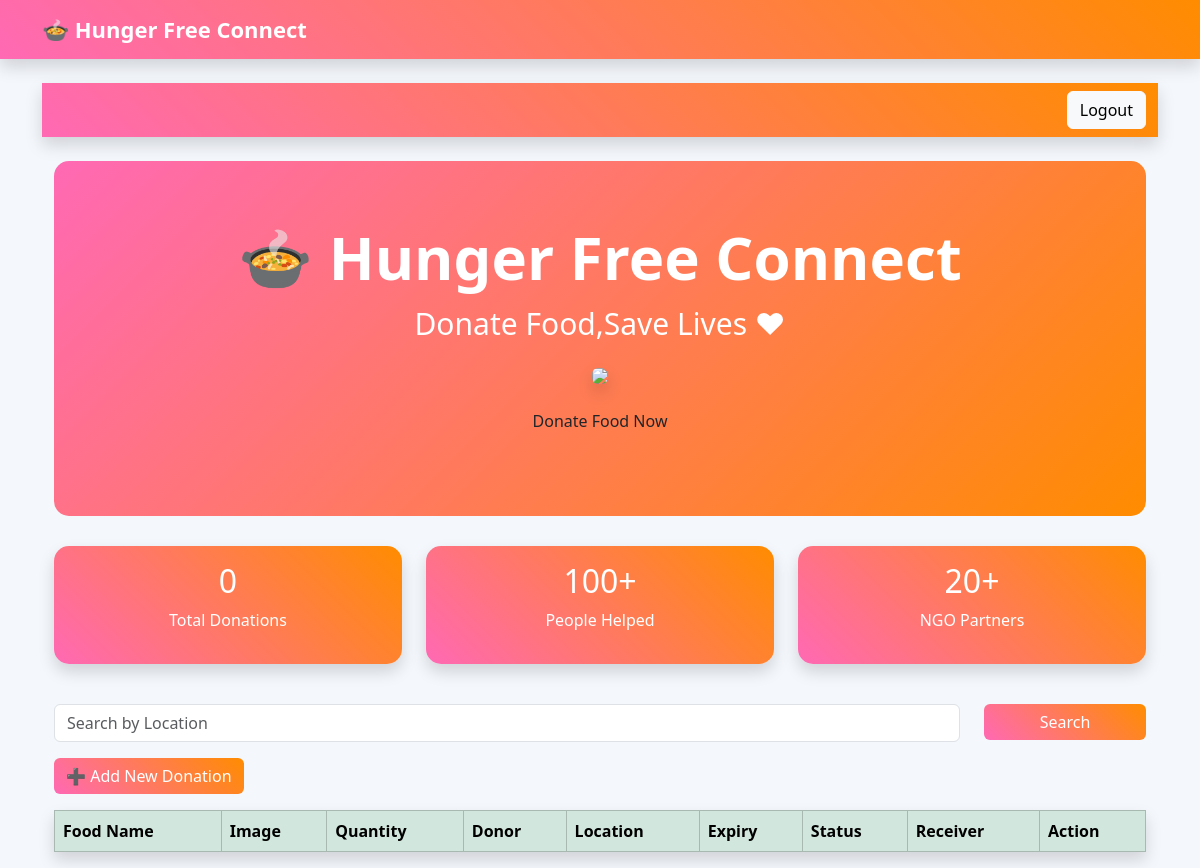
The app's page /, older data.
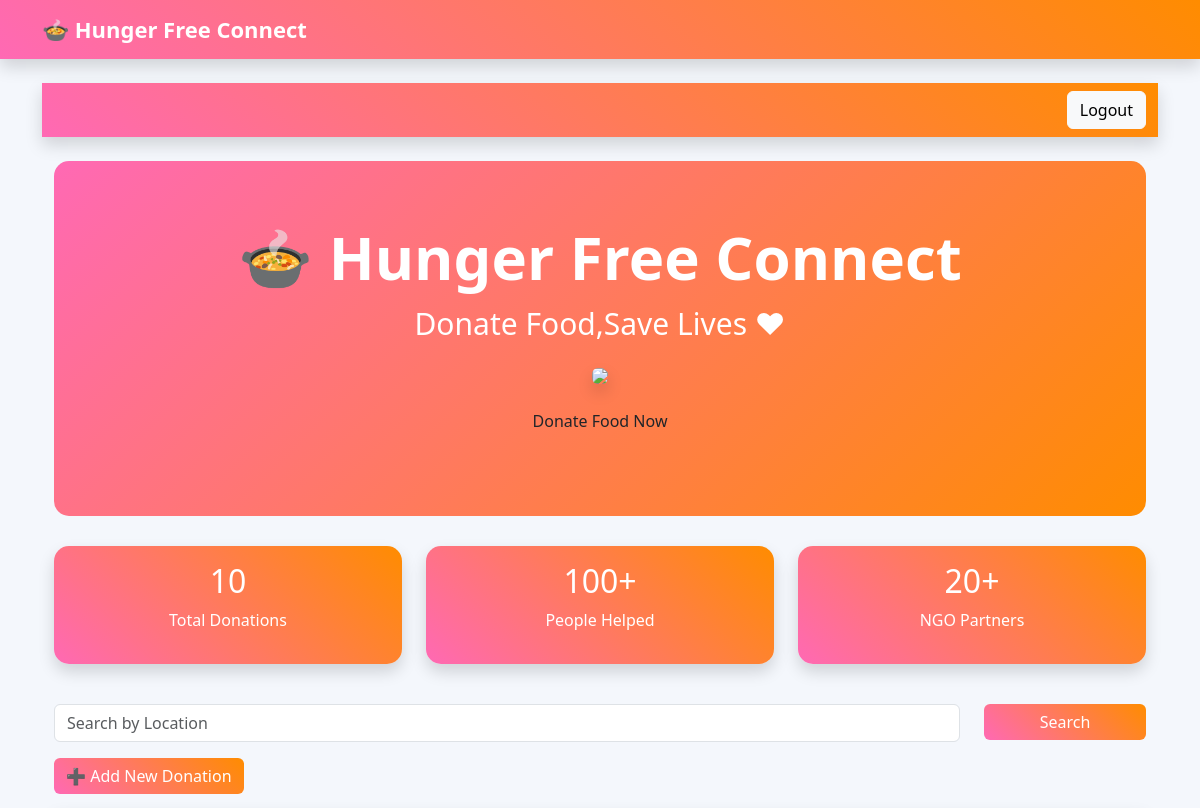
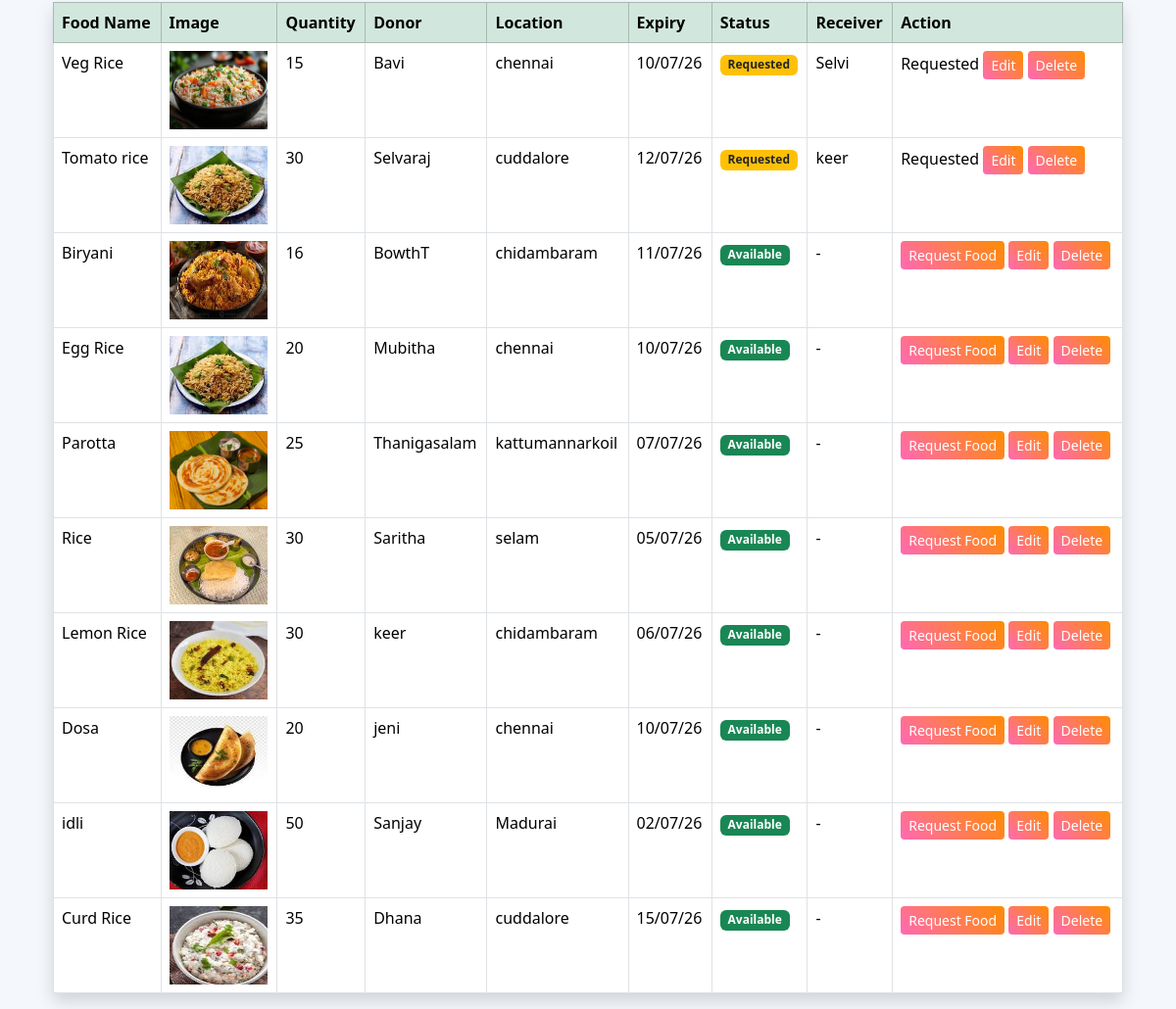
The same page, newer data (2 pictures, top to bottom).
### donations/models.py (models this page shows, shortened)
class FoodDonation(models.Model):
    donor = models.ForeignKey(User, on_delete=models.CASCADE, null=True, blank=True)
    food_name = models.CharField(max_length=100)
    quantity = models.IntegerField()
    donor_name = models.CharField(max_length=100)
    phone = models.CharField(max_length=15)
    location = models.CharField(max_length=100)
    expiry_date = models.DateField()
    food_image =models.ImageField(upload_to='food_images/', blank=True, null=True)
    food_type = models.CharField(max_length=50, default="Veg")
    description = models.TextField(blank=True)
    created_at = models.DateTimeField(auto_now_add=True)
    receiver_name = models.CharField(max_length=100, blank=True)
    receiver_phone = models.CharField(max_length=15, blank=True)
    STATUS_CHOICES = [
        ("Available", "Available"),
        ("Requested", "Requested"),
        ("Collected", "Collected"),
    ]
    status = models.CharField(
        max_length=20,
        choices=STATUS_CHOICES,
        default="Available"
    )

### donations/views.py (the view)
# urls.py: path('', views.donation_list, name='donation_list'),
def donation_list(request):
    today = timezone.now().date()
    donations = FoodDonation.objects.filter(
        expiry_date__gte=today
    )
    return render(request, 'donations/list.html', {
        'donations': donations
    })

### donations/templates/donations/list.html (shortened to what this page needs)
{% extends 'donations/base.html' %}
{% block content %}
<nav class="navbar navbar-expand-lg navbar-dark shadow">
    <div class="container">
        <a href="/logout/" class="btn btn-light">
            Logout
        </a>
    </div>
</nav>
<div class="container mt-4">
    <div class="hero">
        <h1 style="font-size:60px; font-weight:bold; color:white;">
            🍲 Hunger Free Connect
        </h1>
        <p style="font-size:30px; color:white;">
            Donate Food,Save Lives ❤
        </p>
<div class="text-center">
    <img src="https://images.unsplash.com/photo-1488521787991-ed7bbaae773c?w=800"
         class="img-fluid rounded shadow"
         width="500">
</div>
        <a href="/add/" class="btn double-btn my-3">
            Donate Food Now
        </a>
    </div>
    <div class="row text-center mb-4">
        <div class="col-md-4 mb-3">
            <div class="card card-box shadow card-green">
                <div class="card-body">
                    <h2>{{ donations|length }}</h2>
                    <p>Total Donations</p>
                </div>
            </div>
        </div>
        <div class="col-md-4 mb-3">
            <div class="card card-box shadow card-blue">
                <div class="card-body">
                    <h2>100+</h2>
                    <p>People Helped</p>
                </div>
            </div>
        </div>
        <div class="col-md-4 mb-3">
            <div class="card card-box shadow card-yellow">
                <div class="card-body">
                    <h2>20+</h2>
                    <p>NGO Partners</p>
                </div>
            </div>
        </div>
    </div>
    <form method="GET" class="row mb-3">
        <div class="col-md-10">
            <input type="text"
                   name="search"
                   class="form-control"
                   placeholder="Search by Location">
        </div>
        <div class="col-md-2">
            <button class="btn btn-primary w-100">
                Search
            </button>
        </div>
    </form>
    <a href="/add/" class="btn btn-success mb-3">
        ➕ Add New Donation
    </a>
    <table class="table table-bordered table-hover shadow">
    <thead class="table-success">
        <tr>
            <th>Food Name</th>
            <th>Image</th>
            <th>Quantity</th>
            <th>Donor</th>
            <th>Location</th>
            <th>Expiry</th>
            <th>Status</th>
            <th>Receiver</th>
            <th>Action</th>
        </tr>
    </thead>
    <tbody>
    {% for donation in donations %}
    <tr>
        <td>{{ donation.food_name }}</td>
        <td>
            {% if donation.food_image %}
                <img src="{{ donation.food_image.url }}"
                     width="100"
                     height="80">
            {% else %}
                No Image
            {% endif %}
        </td>
        <td>{{ donation.quantity }}</td>
        <td>{{ donation.donor_name }}</td>
        <td>{{ donation.location }}</td>
        <td>{{ donation.expiry_date|date:"d/m/y"}}</td>
        <td>
            {% if donation.status == "Available" %}
                <span class="badge bg-success">Available</span>
            {% elif donation.status == "Requested" %}
                <span class="badge bg-warning text-dark">Requested</span>
            {% else %}
                <span class="badge bg-primary">Collected</span>
            {% endif %}
        </td>
        <td>
            {% if donation.receiver_name %}
                {{ donation.receiver_name }}
            {% else %}
                -
            {% endif %}
        </td>
        <td>
            {% if donation.status == "Available" %}
                <a href="/request/{{ donation.id }}"
                   class="btn btn-warning btn-sm">
                    Request Food
                </a>
            {% else %}
                Requested
            {% endif %}
            <a href="/edit/{{ donation.id }}/"
               class="btn btn-primary btn-sm">
                Edit
            </a>
            <a href="/delete/{{ donation.id }}/"
               class="btn btn-danger btn-sm">
                Delete
            </a>
        </td>
    </tr>
    {% endfor %}
    </tbody>
</table>
{% endblock %}

### donations/templates/donations/base.html (shortened to what this page needs)
<!DOCTYPE html>
<html lang="en">
<head>
    <link href="https://cdn.jsdelivr.net/npm/bootstrap@5.3.3/dist/css/bootstrap.min.css" rel="stylesheet">
</head>
<body>
    <nav class="navbar navbar-expand-lg navbar-dark shadow">
        <div class="container">
            <a class="navbar-brand fw-bold" href="/">
                🍲 Hunger Free Connect
            </a>
        </div>
    </nav>
    <div class="container mt-4">
        {% block content %}
        {% endblock %}
    </div>
</body>
</html>

### donations/templates/donations/base.html (style rules this page uses)
body { background:#ffe6f2; min-height:100vh; }
.navbar { background:linear-gradient(45deg,#ff69b4,#ff8c00)!important; }
.card { border:none; border-radius:20px; box-shadow:0px 5px 15px rgba(0,0,0,0.1); }
.container { animation:fadeIn 0.5s; }

### donations/templates/donations/list.html (style rules this page uses)
body { background:#f4f7fc; }
.hero { background: linear-gradient(135deg,#ff69b4,#ff8c00); color:white; padding:60px; text-align:center; border-radius:15px; margin-bottom:30px; }
.card-box { border:none; border-radius:15px; transition:0.3s; }
.table { background:pink; }
.navbar-brand { font-weight:bold; font-size:22px; }
.card-green { background:linear-gradient(45deg,#ff69b4,#ff8c00) !important; color:white !important; }
.card-blue { background:linear-gradient(45deg,#ff69b4,#ff8c00) !important; color:white !important; }
.card-yellow { background:linear-gradient(45deg,#ff69b4,#ff8c00) !important; color:white !important; }
.btn-success, .btn-primary, .btn-warning, .btn-danger { border:none !important; color:white !important; background:linear-gradient(45deg,#ff69b4,#ff8c00) !important; }

Row changes from the older to the newer data that the page shows:
now on this page (row edited): FoodDonation: food_name "Veg Rice", food_image (picture), quantity "15", donor_name "Bavi", location "chennai", expiry_date "10/07/26", status "Requested", receiver_name "Selvi"
added FoodDonation: food_name "Tomato rice", food_image (picture), quantity "30", donor_name "Selvaraj", location "cuddalore", expiry_date "12/07/26", status "Requested", receiver_name "keer"
added FoodDonation: food_name "Biryani", food_image (picture), quantity "16", donor_name "BowthT", location "chidambaram", expiry_date "11/07/26", status "Available"
added FoodDonation: food_name "Egg Rice", food_image (picture), quantity "20", donor_name "Mubitha", location "chennai", expiry_date "10/07/26", status "Available"
added FoodDonation: food_name "Parotta", food_image (picture), quantity "25", donor_name "Thanigasalam", location "kattumannarkoil", expiry_date "07/07/26", status "Available"
added FoodDonation: food_name "Rice", food_image (picture), quantity "30", donor_name "Saritha", location "selam", expiry_date "05/07/26", status "Available"
added FoodDonation: food_name "Lemon Rice", food_image (picture), quantity "30", donor_name "keer", location "chidambaram", expiry_date "06/07/26", status "Available"
added FoodDonation: food_name "Dosa", food_image (picture), quantity "20", donor_name "jeni", location "chennai", expiry_date "10/07/26", status "Available"
added FoodDonation: food_name "idli", food_image (picture), quantity "50", donor_name "Sanjay", location "Madurai", expiry_date "02/07/26", status "Available"
added FoodDonation: food_name "Curd Rice", food_image (picture), quantity "35", donor_name "Dhana", location "cuddalore", expiry_date "15/07/26", status "Available"
Text that changed along with them:
{{ donations|length }}: "0" → "10"
